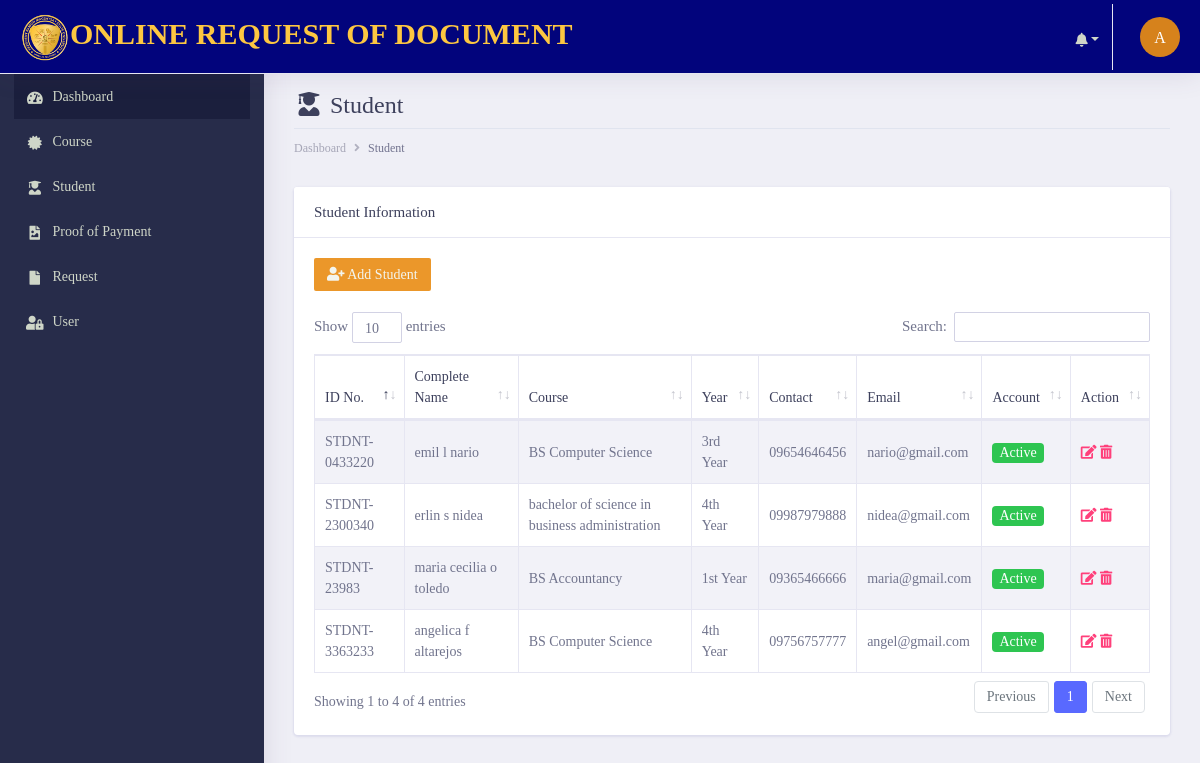
The app's page /dev-git/documents/student.php (signed in) with its own data.
### tables this page shows
CREATE TABLE `tbl_student` (
  `student_id` int(11) NOT NULL,
  `studentID_no` text NOT NULL,
  `first_name` varchar(255) NOT NULL,
  `middle_name` varchar(255) NOT NULL,
  `last_name` varchar(255) NOT NULL,
  `course` varchar(255) NOT NULL,
  `year_level` varchar(255) NOT NULL,
  `date_ofbirth` varchar(255) NOT NULL,
  `gender` varchar(255) NOT NULL,
  `complete_address` varchar(255) NOT NULL,
  `email_address` varchar(255) NOT NULL,
  `mobile_number` varchar(255) NOT NULL,
  `username` varchar(255) NOT NULL,
  `password` varchar(255) NOT NULL,
  `account_status` text NOT NULL,
  `date_created` date NOT NULL DEFAULT current_timestamp()
);

### dev-git/init/model/class_model.php (called while the page is built, shortened)
<?php
	class class_model{
		public $host = db_host;
		public $user = db_user;
		public $pass = db_pass;
		public $dbname = db_name;
		public $conn;
		private function connect(){
			$this->conn = new mysqli($this->host, $this->user, $this->pass, $this->dbname);
		}
	    public function fetchAll_student(){
            $sql = "SELECT * FROM  tbl_student";
				$stmt = $this->conn->prepare($sql);
				$stmt->execute();
				$result = $stmt->get_result();
		        $data = array();
		         while ($row = $result->fetch_assoc()) {
		                   $data[] = $row;
		            }
		         return $data;
		  }
	}
?>

### dev-git/documents/student.php (the view, shortened to what this page needs)
       <?php include('main_header/header.php');?>
         <?php include('left_sidebar/sidebar.php');?>
        <div class="dashboard-wrapper">
            <div class="container-fluid  dashboard-content">
                <div class="row">
                    <div class="col-xl-12 col-lg-12 col-md-12 col-sm-12 col-12">
                        <div class="page-header">
                             <h2 class="pageheader-title"><i class="fa fa-fw fa-user-graduate"></i> Student </h2>
                            <div class="page-breadcrumb">
                                <nav aria-label="breadcrumb">
                                    <ol class="breadcrumb">
                                        <li class="breadcrumb-item"><a href="#" class="breadcrumb-link">Dashboard</a></li>
                                        <li class="breadcrumb-item active" aria-current="page">Student</li>
                                    </ol>
                                </nav>
                            </div>
                        </div>
                    </div>
                </div>
                    <div class="row">
                        <div class="col-xl-12 col-lg-12 col-md-12 col-sm-12 col-12">
                            <div class="card">
                                <h5 class="card-header">Student Information</h5>
                                <div class="card-body">
                                    <div class="table-responsive">
                                        <a href="add-student.php" class="btn btn-sm" style="background-color:rgb(235, 151, 42) !important;
                                        color: rgb(243, 245, 238) !important;"><i class="fa fa-fw fa-user-plus"></i> Add Student</a><br><br>
                                        <table class="table table-striped table-bordered first">
                                            <thead>
                                                <tr>
                                                    <th scope="col">ID No.</th>
                                                    <th scope="col">Complete Name</th>
                                                    <th scope="col">Course</th>
                                                    <th scope="col">Year</th>
                                                    <th scope="col">Contact</th>
                                                    <th scope="col">Email</th>
                                                    <th scope="col">Account</th>
                                                    <th scope="col">Action</th>
                                                </tr>
                                            </thead>
                                            <tbody>
                                             <?php
                                                $conn = new class_model();
                                                $student = $conn->fetchAll_student();
                                               ?>
                                               <?php foreach ($student as $row) { ?>
                                                <tr>
                                                    <td><?= $row['studentID_no']; ?></td>
                                                    <td><?= $row['first_name'] .' '. $row['middle_name'].' '.$row['last_name']; ?></td>
                                                    <td><?= $row['course']; ?></td>
                                                    <td><?= $row['year_level']; ?></td>
                                                    <td><?= $row['mobile_number']; ?></td>
                                                    <td><?= $row['email_address']; ?></td>
                                                    <td>
                                                     <?php
                                                      if($row['account_status'] === 'Active'){
                                                         echo '<span class="badge bg-success text-white">Active</span>';
                                                         }else if($row['account_status'] === 'Inactive'){
                                                         echo '<span class="badge bg-danger text-white">Inactive</span>';
                                                       }
                                                      ?>
                                                    </td>
                                                    <td class="align-right">
                                                        <a href="edit-student.php?student=<?= $row['student_id']; ?>&student-number=<?php echo $row['studentID_no']; ?>" class="text-secondary font-weight-bold text-xs" data-toggle="tooltip" data-original-title="Edit user">
                                                          <i class="fa fa-edit"></i>
                                                        </a>
                                                        <a href="javascript:;" data-id="<?= $row['student_id']; ?>" class="text-secondary font-weight-bold text-xs delete" data-toggle="tooltip" data-original-title="Edit user">
                                                          <i class="fa fa-trash-alt"></i>
                                                        </a>
                                                      </td>
                                                </tr>
                                            <?php }?>
                                        </table>
                                    </div>
                                </div>
                            </div>
                        </div>
                    </div>
            </div>
        </div>
    </div>
</body>
</html>

### records on screen
tbl_student: studentID_no "STDNT-23983", first_name "maria cecilia", middle_name "o", last_name "toledo", course "BS Accountancy", year_level "1st Year", mobile_number "09365466666", email_address "maria@gmail.com", account_status "Active"
tbl_student: studentID_no "STDNT-0433220", first_name "emil", middle_name "l", last_name "nario", course "BS Computer Science", year_level "3rd Year", mobile_number "09654646456", email_address "nario@gmail.com", account_status "Active"
tbl_student: studentID_no "STDNT-3363233", first_name "angelica", middle_name "f", last_name "altarejos", course "BS Computer Science", year_level "4th Year", mobile_number "09756757777", email_address "angel@gmail.com", account_status "Active"
tbl_student: studentID_no "STDNT-2300340", first_name "erlin", middle_name "s", last_name "nidea", course "bachelor of science in business administration", year_level "4th Year", mobile_number "09987979888", email_address "nidea@gmail.com", account_status "Active"
